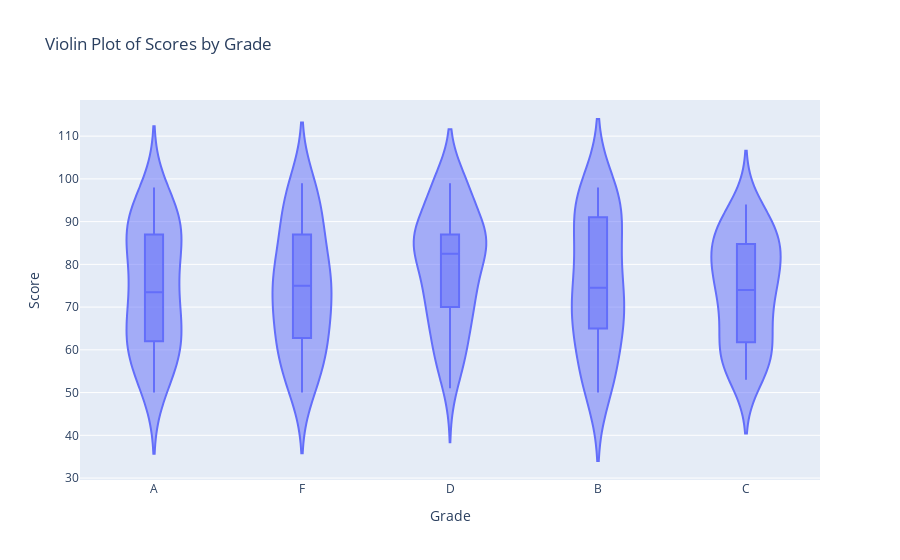

Here is the notebook cell this chart was saved with:
### Code cell
# 2. Violin Plot using Plotly for Student Grades
np.random.seed(15)
data = {
    'Grade': np.random.choice(['A', 'B', 'C', 'D', 'F'], 200),
    'Score': np.random.randint(50, 100, 200)
}
df_grades = pd.DataFrame(data)

fig_violin = px.violin(df_grades, y='Score', x='Grade', box=True, title="Violin Plot of Scores by Grade")
fig_violin.show()

### Figure 1 — Plotly figure (JSON) as saved in the notebook; plotly's stock layout.template omitted (floating-point values rounded to 4 significant figures; data arrays with more than 128 entries replaced by an {"elided": "..."} marker saying what was removed)
{"data": [{"alignmentgroup": "True", "box": {"visible": true}, "hovertemplate": "Grade=%{x}<br>Score=%{y}<extra></extra>", "legendgroup": "", "marker": {"color": "#636efa"}, "name": "", "offsetgroup": "", "orientation": "v", "scalegroup": "True", "showlegend": false, "type": "violin", "x": {"elided": "200 str values"}, "x0": " ", "xaxis": "x", "y": {"elided": "200 int values"}, "y0": " ", "yaxis": "y"}], "layout": {"legend": {"tracegroupgap": 0}, "title": {"text": "Violin Plot of Scores by Grade"}, "violinmode": "group", "xaxis": {"anchor": "y", "domain": [0, 1], "title": {"text": "Grade"}}, "yaxis": {"anchor": "x", "domain": [0, 1], "title": {"text": "Score"}}}}
